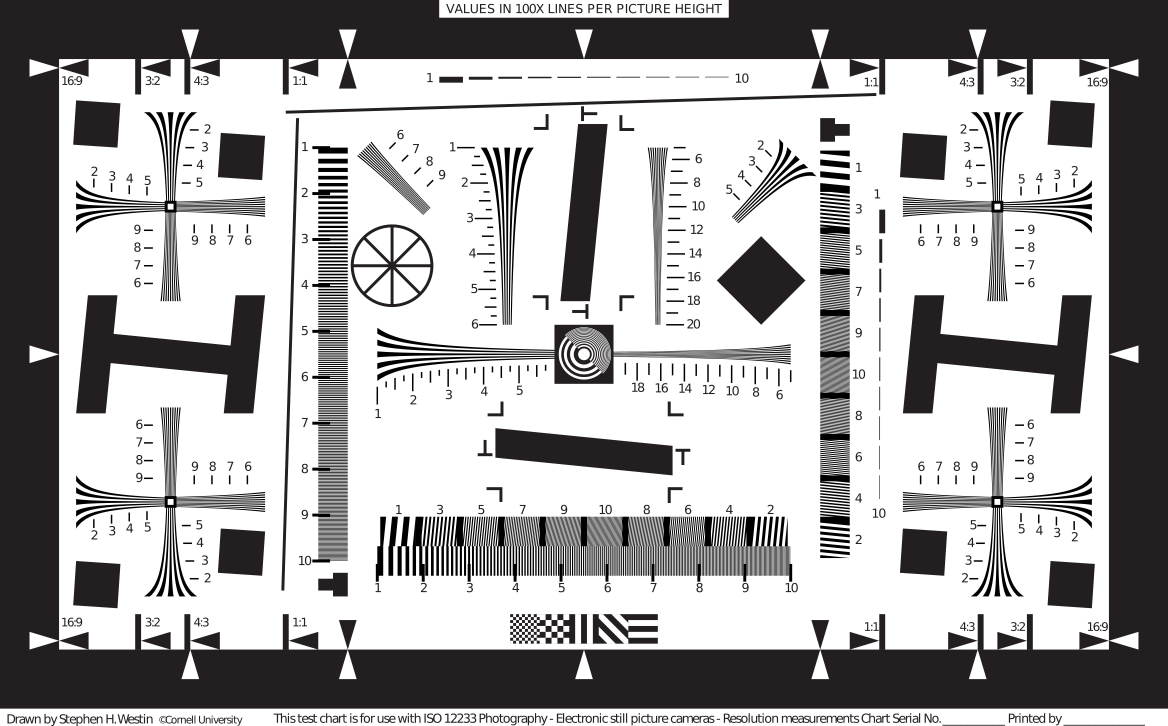
#> input picture doc/metric_tests/picture.png, 4672 x 2904 px (shown at 1/4 size); the run also reads 1 picture not shown here
$ jupyter execute FFT.ipynb   (shell and % lines are left out)   (Python 2 division)   (older library calls are emulated)
#> lines starting #> are read from the running program, lines starting #| are printed output that depends on the picture; long printed decimals are rounded
### Import required modules

[cell 1]
# manipulate arrays and have math
import numpy as np
# plot results
import matplotlib.pyplot as plt
# plot them inline in jupyter
# make matplotlib load images
import matplotlib.image as mpimg

## Load  test images

[cell 2]
sharp_image = mpimg.imread('picture.png')
#> sharp_image is the input picture: shape (2904, 4672, 3) float32; mean R, G, B 0.64, 0.63, 0.639
soft_image = mpimg.imread('picture_gaussian_10.png')

#### Display the raw images

[cell 3]
plt.imshow(sharp_image)
print 'sharp image'
plt.show()
plt.imshow(soft_image)
print 'soft image'
plt.show()

#### Extract smaller region from images

[cell 4]
sharp_test = sharp_image[1000:1400,2000:2400].copy()
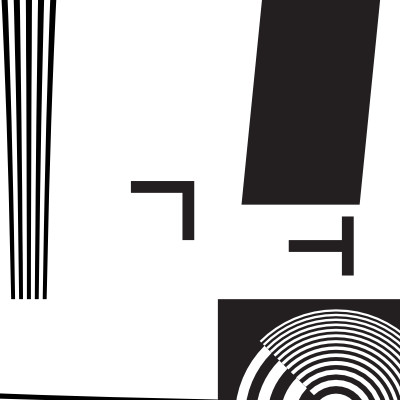
#> sharp_test: shape (400, 400, 3) float32; mean R, G, B 0.741, 0.737, 0.738
soft_test = soft_image[1000:1400,2000:2400].copy()
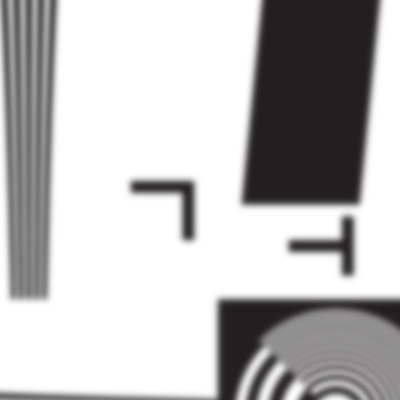
#> soft_test: shape (400, 400, 3) float32; mean R, G, B 0.741, 0.738, 0.739

#### Display said regions

[cell 5]
plt.imshow(sharp_test)
print 'sharp image'
plt.show()
plt.imshow(soft_test)
print 'soft image'
plt.show()

#### Again extract smaller region from image, now adding noise and small shift
(hoping to mimick some differences when taking pictures)

[cell 6]
sharp_test_noise = sharp_image[1000:1400,2000:2400].copy()
soft_test_noise = soft_image[1005:1405,2012:2412].copy()
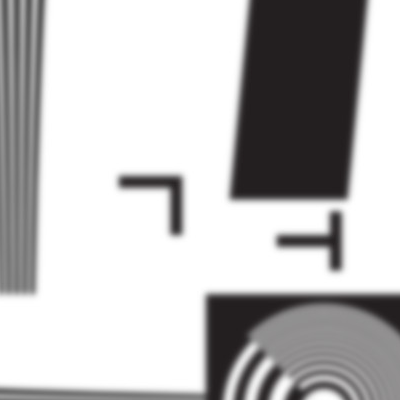
#> soft_test_noise: shape (400, 400, 3) float32; mean R, G, B 0.742, 0.738, 0.74

[cell 7]
# add noise
def noise(data, noise_value):
#> called with noise_value = 0.2
    noisy_data = data + noise_value * np.random.random([400,400,3]) - noise_value/2
    # shift values to be within bounds
    tmp_data = noisy_data.copy()
    noisy_data[tmp_data < 0] = np.abs(tmp_data[tmp_data < 0])
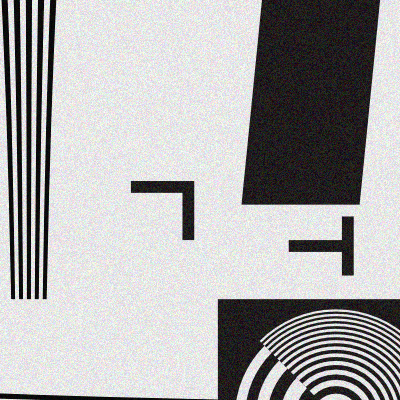
#> noisy_data: shape (400, 400, 3) float64; mean R, G, B 0.743, 0.739, 0.74; drawn with min black and max white
    noisy_data[tmp_data > 1] = -tmp_data[tmp_data > 1] + 2

    return noisy_data

#### Display those images

[cell 8]
sharp_test_noise = noise(sharp_test_noise, 0.2)
soft_test_noise = noise(soft_test_noise, 0.2)
#> call 2 of noise, with noise_value = 0.2
#> in noise (call 2), `noisy_data = data + noise_value * np.random.random([400,400,3]) - nois..`:
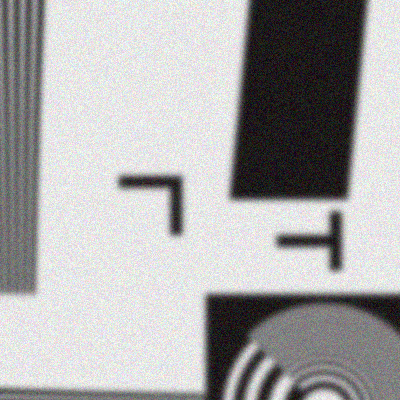
#> noisy_data: shape (400, 400, 3) float64; mean R, G, B 0.742, 0.739, 0.74; drawn with min black and max white
#> in noise (call 2), `noisy_data[tmp_data > 1] = -tmp_data[tmp_data > 1] + 2`:
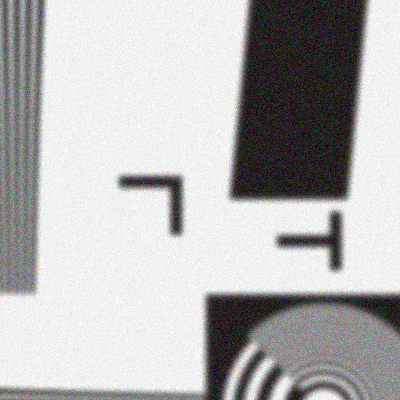
#> noisy_data: shape (400, 400, 3) float64; mean R, G, B 0.715, 0.711, 0.712
plt.imshow(sharp_test_noise)
plt.show()
plt.imshow(soft_test_noise)
plt.show()

## FFT test images
We use one 'colour' only, since images are grayscale anyway...

[cell 9]
fft_sharp = np.fft.fft2(sharp_test[:,:,0])
fft_soft = np.fft.fft2(soft_test[:,:,0])
fft_sharp_noise = np.fft.fft2(sharp_test_noise[:,:,0])
fft_soft_noise = np.fft.fft2(soft_test_noise[:,:,0])

[cell 10]
# Take 'real' to get rid of imaginary part, then take 'abs' to rid any signs.
# Finally normalise to values between 0 and 255 (or anything that displays fine), assuming this is what we plot...
def show_coefficients(fft, scaling_factor, shift):
    # convert to image values
#> called with fft = array of shape (400, 400), scaling_factor = 600, shift = True
    coefficients = np.ones([np.shape(fft)[0],np.shape(fft)[1],3])
    if (shift):
        coefficients[:,:,0] = np.abs(np.real(np.fft.fftshift(fft)))
    else:
        coefficients[:,:,0] = np.abs(np.real(fft))
    coefficients[:,:,1] = coefficients[:,:,0]
    coefficients[:,:,2] = coefficients[:,:,0]
    # with normalisation to make sense, adding scaling factor
    coefficients /= np.max(coefficients[:,:,0])
    coefficients *= scaling_factor
    plt.imshow(np.float32(coefficients[:,:,:]))
    plt.show()

### Display coefficients of exact images

[cell 11]
print 'sharp image frequencies'
show_coefficients(fft_sharp, 600, True)
print 'soft image frequencies'
show_coefficients(fft_soft, 600, True)
#> call 2 of show_coefficients, with fft = array of shape (400, 400), scaling_factor = 600, shift = True
#> in show_coefficients (call 2), `plt.show()`:
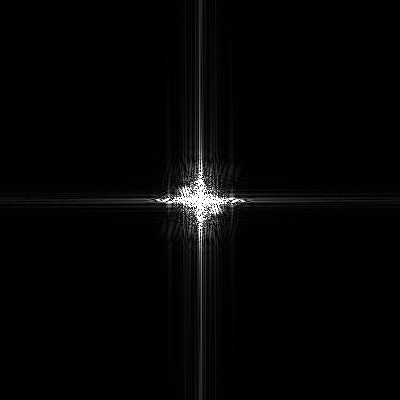
#> shown: shape (400, 400, 3) float32; min 4.21e-09, max 1, mean 0.019

### Sharpness metric of exact images

[cell 12]
def fft_sharpness_metric(fft, fraction):
    metric = 0.0
    # reformat fft values, this includes shifing zeroth order to center
    fft_usable = np.abs(np.real(np.fft.fftshift(fft)))
    fft_usable /= np.max(fft_usable)
    # find center of frequencies
    center_x = np.shape(fft)[0]/2
    center_y = np.shape(fft)[1]/2
    region_x_min = np.int(center_x - fraction*center_x)
    region_x_max = np.int(center_x + fraction*center_x)
    region_y_min = np.int(center_y - fraction*center_y)
    region_y_max = np.int(center_y + fraction*center_y)
    # cover area from center outwards, i.e. a fraction of frequencies
    metric = np.sqrt(fft_usable[region_x_min:region_x_max, region_y_min:region_y_max]).sum()

    return metric

[cell 13]
print 'Testing different cut-offs for the frequencies taken into account'
for frac in [0.1, 0.2, 0.4, 0.6, 0.8]:
    print 'fraction of frequencies:', frac
    print '    metric (sharp) :', fft_sharpness_metric(fft_sharp, frac)
    print '    metric  (soft) :', fft_sharpness_metric(fft_soft, frac)
#> this loop made 5 passes
#|     metric (sharp) : 75.341
#|     metric  (soft) : 66.968
#|     metric (sharp) : 204.899
#|     metric  (soft) : 133.145
#|     metric (sharp) : 581.212
#|     metric  (soft) : 225.359
#|     metric (sharp) : 904.760
#|     metric  (soft) : 314.151
#|     metric (sharp) : 1265.807
#|     metric  (soft) : 406.364

### Display coefficients of more realistic images

[cell 14]
print 'sharp image frequencies'
show_coefficients(fft_sharp_noise, 600, True)
print 'soft image frequencies'
show_coefficients(fft_soft_noise, 600, True)
#> call 4 of show_coefficients, with fft = array of shape (400, 400), scaling_factor = 600, shift = True
#> in show_coefficients (call 4), `plt.show()`:
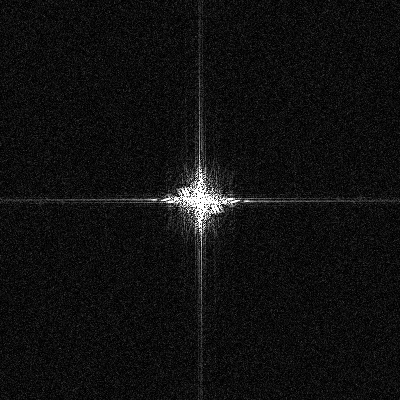
#> shown: shape (400, 400, 3) float32; min 6.57e-07, max 1, mean 0.0651

### Sharpness metric of more realistic images

[cell 15]
print 'Testing different cut-offs for the frequencies taken into account'
for frac in [0.1, 0.2, 0.4, 0.6, 0.8]:
    print 'fraction of frequencies:', frac
    print '    metric (sharp) :', fft_sharpness_metric(fft_sharp_noise, frac)
    print '    metric  (soft) :', fft_sharpness_metric(fft_soft_noise, frac)
#> this loop made 5 passes
#|     metric (sharp) : 74.691
#|     metric  (soft) : 67.277
#|     metric (sharp) : 203.369
#|     metric  (soft) : 140.807
#|     metric (sharp) : 583.262
#|     metric  (soft) : 322.911
#|     metric (sharp) : 944.562
#|     metric  (soft) : 604.330
#|     metric (sharp) : 1384.862
#|     metric  (soft) : 994.475

### Sharpness metric for all images

[cell 16]
print 'Testing different cut-offs for the frequencies taken into account'
for frac in [0.1, 0.2, 0.4, 0.6, 0.8]:
    print 'fraction of frequencies:', frac
    print '    metric (sharp exact/noisy) :', fft_sharpness_metric(fft_sharp, frac), fft_sharpness_metric(fft_sharp_noise, frac)
    print '    metric  (soft exact/noisy) :', fft_sharpness_metric(fft_soft, frac), fft_sharpness_metric(fft_soft_noise, frac)

### Check robustness of metric, looking at the ratio of things
A higher ratio should hint towards a clearer identification (or so the idea)

[cell 17]
for frac in [0.1, 0.2, 0.4, 0.6, 0.8]:
    print '    ratio/cleanliness of results:', \
    1/(fft_sharpness_metric(sharp_test_noise, frac)/fft_sharpness_metric(soft_test_noise, frac))
#> this loop made 5 passes
#|     ratio/cleanliness of results: 1.091
#|     ratio/cleanliness of results: 1.137
#|     ratio/cleanliness of results: 1.103
#|     ratio/cleanliness of results: 1.069
#|     ratio/cleanliness of results: 1.042
#> pass 1, in fft_sharpness_metric (call 41), `fft_usable = np.abs(np.real(np.fft.fftshift(fft)))`:
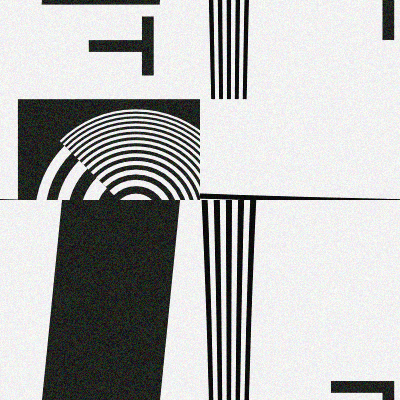
#> fft_usable: shape (400, 400, 3) float64; mean R, G, B 0.706, 0.709, 0.705
#> pass 1, in fft_sharpness_metric (call 42), `fft_usable = np.abs(np.real(np.fft.fftshift(fft)))`:
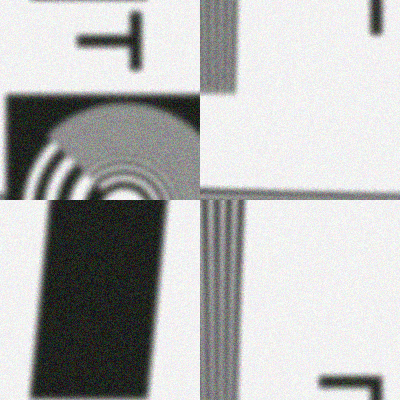
#> fft_usable: shape (400, 400, 3) float64; mean R, G, B 0.712, 0.715, 0.711
